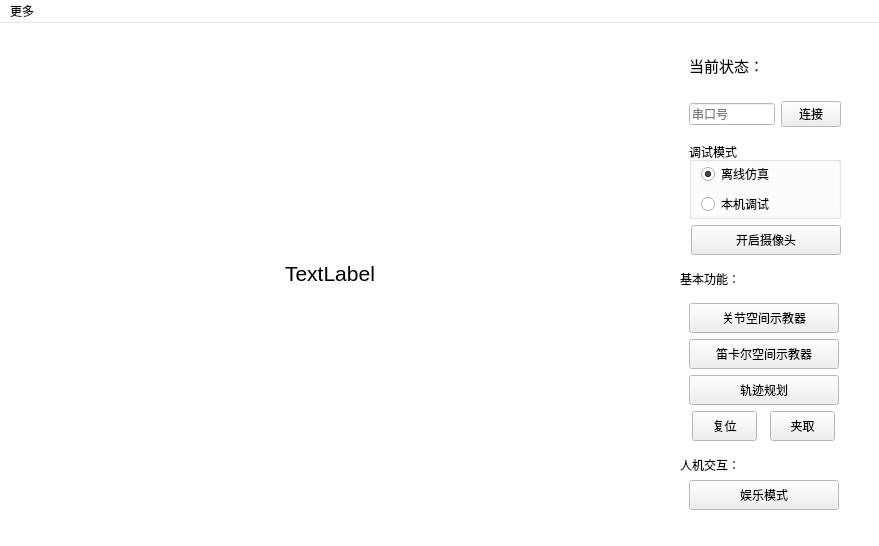
<?xml version="1.0" encoding="UTF-8"?>
<ui version="4.0">
 <class>Robot_form</class>
 <widget class="QMainWindow" name="Robot_form">
  <property name="geometry">
   <rect>
    <x>0</x>
    <y>0</y>
    <width>879</width>
    <height>546</height>
   </rect>
  </property>
  <property name="sizePolicy">
   <sizepolicy hsizetype="Fixed" vsizetype="Fixed">
    <horstretch>0</horstretch>
    <verstretch>0</verstretch>
   </sizepolicy>
  </property>
  <property name="minimumSize">
   <size>
    <width>879</width>
    <height>546</height>
   </size>
  </property>
  <property name="maximumSize">
   <size>
    <width>879</width>
    <height>546</height>
   </size>
  </property>
  <property name="palette">
   <palette>
    <active>
     <colorrole role="Base">
      <brush brushstyle="SolidPattern">
       <color alpha="255">
        <red>255</red>
        <green>255</green>
        <blue>255</blue>
       </color>
      </brush>
     </colorrole>
     <colorrole role="Window">
      <brush brushstyle="SolidPattern">
       <color alpha="255">
        <red>255</red>
        <green>255</green>
        <blue>255</blue>
       </color>
      </brush>
     </colorrole>
     <colorrole role="Highlight">
      <brush brushstyle="SolidPattern">
       <color alpha="255">
        <red>0</red>
        <green>120</green>
        <blue>215</blue>
       </color>
      </brush>
     </colorrole>
    </active>
    <inactive>
     <colorrole role="Base">
      <brush brushstyle="SolidPattern">
       <color alpha="255">
        <red>255</red>
        <green>255</green>
        <blue>255</blue>
       </color>
      </brush>
     </colorrole>
     <colorrole role="Window">
      <brush brushstyle="SolidPattern">
       <color alpha="255">
        <red>255</red>
        <green>255</green>
        <blue>255</blue>
       </color>
      </brush>
     </colorrole>
     <colorrole role="Highlight">
      <brush brushstyle="SolidPattern">
       <color alpha="255">
        <red>247</red>
        <green>247</green>
        <blue>247</blue>
       </color>
      </brush>
     </colorrole>
    </inactive>
    <disabled>
     <colorrole role="Base">
      <brush brushstyle="SolidPattern">
       <color alpha="255">
        <red>255</red>
        <green>255</green>
        <blue>255</blue>
       </color>
      </brush>
     </colorrole>
     <colorrole role="Window">
      <brush brushstyle="SolidPattern">
       <color alpha="255">
        <red>255</red>
        <green>255</green>
        <blue>255</blue>
       </color>
      </brush>
     </colorrole>
     <colorrole role="Highlight">
      <brush brushstyle="SolidPattern">
       <color alpha="255">
        <red>0</red>
        <green>120</green>
        <blue>215</blue>
       </color>
      </brush>
     </colorrole>
    </disabled>
   </palette>
  </property>
  <property name="windowTitle">
   <string>机器人操作平台</string>
  </property>
  <widget class="QWidget" name="centralwidget">
   <widget class="QLabel" name="img_sheet_big">
    <property name="geometry">
     <rect>
      <x>10</x>
      <y>10</y>
      <width>640</width>
      <height>480</height>
     </rect>
    </property>
    <property name="minimumSize">
     <size>
      <width>640</width>
      <height>480</height>
     </size>
    </property>
    <property name="maximumSize">
     <size>
      <width>640</width>
      <height>480</height>
     </size>
    </property>
    <property name="font">
     <font>
      <family>Arial</family>
      <pointsize>16</pointsize>
      <stylestrategy>PreferAntialias</stylestrategy>
     </font>
    </property>
    <property name="frameShadow">
     <enum>QFrame::Plain</enum>
    </property>
    <property name="lineWidth">
     <number>1</number>
    </property>
    <property name="text">
     <string>TextLabel</string>
    </property>
    <property name="alignment">
     <set>Qt::AlignCenter</set>
    </property>
   </widget>
   <widget class="QWidget" name="widget_8" native="true">
    <property name="geometry">
     <rect>
      <x>680</x>
      <y>20</y>
      <width>191</width>
      <height>476</height>
     </rect>
    </property>
    <layout class="QVBoxLayout" name="verticalLayout_7">
     <item>
      <widget class="QWidget" name="widget_4" native="true">
       <property name="minimumSize">
        <size>
         <width>170</width>
         <height>0</height>
        </size>
       </property>
       <property name="maximumSize">
        <size>
         <width>170</width>
         <height>16777215</height>
        </size>
       </property>
       <property name="font">
        <font>
         <family>Arial</family>
        </font>
       </property>
       <layout class="QVBoxLayout" name="verticalLayout_3">
        <property name="leftMargin">
         <number>0</number>
        </property>
        <property name="topMargin">
         <number>0</number>
        </property>
        <property name="rightMargin">
         <number>0</number>
        </property>
        <property name="bottomMargin">
         <number>0</number>
        </property>
        <item>
         <widget class="QWidget" name="widget_2" native="true">
          <property name="font">
           <font>
            <family>Arial</family>
           </font>
          </property>
          <layout class="QVBoxLayout" name="verticalLayout">
           <property name="leftMargin">
            <number>0</number>
           </property>
           <property name="topMargin">
            <number>0</number>
           </property>
           <property name="rightMargin">
            <number>0</number>
           </property>
           <property name="bottomMargin">
            <number>0</number>
           </property>
           <item>
            <widget class="QWidget" name="widget_3" native="true">
             <property name="font">
              <font>
               <family>Arial</family>
              </font>
             </property>
             <layout class="QHBoxLayout" name="horizontalLayout_2">
              <property name="topMargin">
               <number>0</number>
              </property>
              <property name="bottomMargin">
               <number>0</number>
              </property>
              <item>
               <widget class="QLabel" name="label">
                <property name="font">
                 <font>
                  <family>Arial</family>
                  <pointsize>11</pointsize>
                 </font>
                </property>
                <property name="text">
                 <string>当前状态：</string>
                </property>
               </widget>
              </item>
              <item>
               <widget class="QLabel" name="state_ico">
                <property name="font">
                 <font>
                  <family>Arial</family>
                 </font>
                </property>
                <property name="text">
                 <string/>
                </property>
               </widget>
              </item>
             </layout>
            </widget>
           </item>
           <item>
            <widget class="QWidget" name="widget" native="true">
             <property name="font">
              <font>
               <family>Arial</family>
              </font>
             </property>
             <layout class="QHBoxLayout" name="horizontalLayout">
              <property name="topMargin">
               <number>0</number>
              </property>
              <property name="bottomMargin">
               <number>0</number>
              </property>
              <item>
               <widget class="QLineEdit" name="COM_edit">
                <property name="font">
                 <font>
                  <family>Arial</family>
                 </font>
                </property>
                <property name="text">
                 <string/>
                </property>
                <property name="placeholderText">
                 <string>串口号</string>
                </property>
               </widget>
              </item>
              <item>
               <widget class="QPushButton" name="conn_butt">
                <property name="maximumSize">
                 <size>
                  <width>60</width>
                  <height>16777215</height>
                 </size>
                </property>
                <property name="font">
                 <font>
                  <family>Arial</family>
                 </font>
                </property>
                <property name="text">
                 <string>连接</string>
                </property>
                <property name="shortcut">
                 <string>Return</string>
                </property>
               </widget>
              </item>
             </layout>
            </widget>
           </item>
          </layout>
         </widget>
        </item>
       </layout>
      </widget>
     </item>
     <item>
      <widget class="QWidget" name="widget_10" native="true">
       <property name="sizePolicy">
        <sizepolicy hsizetype="Fixed" vsizetype="Fixed">
         <horstretch>0</horstretch>
         <verstretch>0</verstretch>
        </sizepolicy>
       </property>
       <property name="minimumSize">
        <size>
         <width>170</width>
         <height>0</height>
        </size>
       </property>
       <property name="maximumSize">
        <size>
         <width>170</width>
         <height>16777215</height>
        </size>
       </property>
       <layout class="QVBoxLayout" name="verticalLayout_9">
        <property name="topMargin">
         <number>0</number>
        </property>
        <property name="bottomMargin">
         <number>0</number>
        </property>
        <item>
         <widget class="QGroupBox" name="groupBox">
          <property name="font">
           <font>
            <family>Arial</family>
           </font>
          </property>
          <property name="title">
           <string>调试模式</string>
          </property>
          <layout class="QVBoxLayout" name="verticalLayout_2">
           <property name="topMargin">
            <number>0</number>
           </property>
           <property name="bottomMargin">
            <number>0</number>
           </property>
           <item>
            <widget class="QRadioButton" name="offline_rad">
             <property name="font">
              <font>
               <family>Arial</family>
              </font>
             </property>
             <property name="text">
              <string>离线仿真</string>
             </property>
             <property name="checked">
              <bool>true</bool>
             </property>
            </widget>
           </item>
           <item>
            <widget class="QRadioButton" name="online_rad">
             <property name="font">
              <font>
               <family>Arial</family>
              </font>
             </property>
             <property name="text">
              <string>本机调试</string>
             </property>
            </widget>
           </item>
          </layout>
         </widget>
        </item>
       </layout>
      </widget>
     </item>
     <item>
      <widget class="QWidget" name="widget_9" native="true">
       <property name="sizePolicy">
        <sizepolicy hsizetype="Fixed" vsizetype="Fixed">
         <horstretch>0</horstretch>
         <verstretch>0</verstretch>
        </sizepolicy>
       </property>
       <property name="minimumSize">
        <size>
         <width>170</width>
         <height>0</height>
        </size>
       </property>
       <property name="maximumSize">
        <size>
         <width>170</width>
         <height>16777215</height>
        </size>
       </property>
       <layout class="QVBoxLayout" name="verticalLayout_8">
        <property name="leftMargin">
         <number>11</number>
        </property>
        <property name="topMargin">
         <number>0</number>
        </property>
        <property name="rightMargin">
         <number>11</number>
        </property>
        <property name="bottomMargin">
         <number>0</number>
        </property>
        <item>
         <widget class="QPushButton" name="cap_state_butt">
          <property name="minimumSize">
           <size>
            <width>150</width>
            <height>30</height>
           </size>
          </property>
          <property name="maximumSize">
           <size>
            <width>150</width>
            <height>30</height>
           </size>
          </property>
          <property name="font">
           <font>
            <family>Arial</family>
           </font>
          </property>
          <property name="text">
           <string>开启摄像头</string>
          </property>
         </widget>
        </item>
       </layout>
      </widget>
     </item>
     <item>
      <widget class="QWidget" name="widget_7" native="true">
       <property name="sizePolicy">
        <sizepolicy hsizetype="Fixed" vsizetype="Fixed">
         <horstretch>0</horstretch>
         <verstretch>0</verstretch>
        </sizepolicy>
       </property>
       <property name="minimumSize">
        <size>
         <width>170</width>
         <height>0</height>
        </size>
       </property>
       <property name="maximumSize">
        <size>
         <width>170</width>
         <height>16777215</height>
        </size>
       </property>
       <layout class="QVBoxLayout" name="verticalLayout_6">
        <property name="leftMargin">
         <number>0</number>
        </property>
        <property name="rightMargin">
         <number>0</number>
        </property>
        <item>
         <widget class="QLabel" name="label_2">
          <property name="font">
           <font>
            <family>Arial</family>
            <pointsize>9</pointsize>
           </font>
          </property>
          <property name="text">
           <string>基本功能：</string>
          </property>
         </widget>
        </item>
        <item>
         <widget class="QWidget" name="widget_5" native="true">
          <layout class="QVBoxLayout" name="verticalLayout_4">
           <item>
            <widget class="QPushButton" name="par_butt">
             <property name="sizePolicy">
              <sizepolicy hsizetype="Fixed" vsizetype="Fixed">
               <horstretch>0</horstretch>
               <verstretch>0</verstretch>
              </sizepolicy>
             </property>
             <property name="minimumSize">
              <size>
               <width>150</width>
               <height>30</height>
              </size>
             </property>
             <property name="maximumSize">
              <size>
               <width>150</width>
               <height>30</height>
              </size>
             </property>
             <property name="font">
              <font>
               <family>Arial</family>
               <pointsize>9</pointsize>
              </font>
             </property>
             <property name="text">
              <string>关节空间示教器</string>
             </property>
            </widget>
           </item>
           <item>
            <widget class="QPushButton" name="car_butt">
             <property name="minimumSize">
              <size>
               <width>150</width>
               <height>30</height>
              </size>
             </property>
             <property name="maximumSize">
              <size>
               <width>150</width>
               <height>30</height>
              </size>
             </property>
             <property name="font">
              <font>
               <family>Arial</family>
               <pointsize>9</pointsize>
              </font>
             </property>
             <property name="text">
              <string>笛卡尔空间示教器</string>
             </property>
            </widget>
           </item>
           <item>
            <widget class="QPushButton" name="guiji_butt">
             <property name="minimumSize">
              <size>
               <width>150</width>
               <height>30</height>
              </size>
             </property>
             <property name="maximumSize">
              <size>
               <width>150</width>
               <height>30</height>
              </size>
             </property>
             <property name="font">
              <font>
               <family>Arial</family>
               <pointsize>9</pointsize>
              </font>
             </property>
             <property name="text">
              <string>轨迹规划</string>
             </property>
            </widget>
           </item>
           <item>
            <widget class="QWidget" name="widget_11" native="true">
             <property name="minimumSize">
              <size>
               <width>150</width>
               <height>30</height>
              </size>
             </property>
             <property name="maximumSize">
              <size>
               <width>150</width>
               <height>30</height>
              </size>
             </property>
             <layout class="QHBoxLayout" name="horizontalLayout_3">
              <property name="spacing">
               <number>10</number>
              </property>
              <property name="leftMargin">
               <number>0</number>
              </property>
              <property name="topMargin">
               <number>0</number>
              </property>
              <property name="rightMargin">
               <number>0</number>
              </property>
              <property name="bottomMargin">
               <number>0</number>
              </property>
              <item>
               <widget class="QPushButton" name="reset_butt">
                <property name="minimumSize">
                 <size>
                  <width>65</width>
                  <height>30</height>
                 </size>
                </property>
                <property name="maximumSize">
                 <size>
                  <width>65</width>
                  <height>30</height>
                 </size>
                </property>
                <property name="font">
                 <font>
                  <family>Arial</family>
                  <pointsize>9</pointsize>
                 </font>
                </property>
                <property name="text">
                 <string>复位</string>
                </property>
               </widget>
              </item>
              <item>
               <widget class="QPushButton" name="hook_butt">
                <property name="minimumSize">
                 <size>
                  <width>65</width>
                  <height>30</height>
                 </size>
                </property>
                <property name="maximumSize">
                 <size>
                  <width>65</width>
                  <height>30</height>
                 </size>
                </property>
                <property name="font">
                 <font>
                  <family>Arial</family>
                  <pointsize>9</pointsize>
                 </font>
                </property>
                <property name="text">
                 <string>夹取</string>
                </property>
               </widget>
              </item>
             </layout>
            </widget>
           </item>
          </layout>
         </widget>
        </item>
        <item>
         <widget class="QLabel" name="label_3">
          <property name="font">
           <font>
            <family>Arial</family>
            <pointsize>9</pointsize>
           </font>
          </property>
          <property name="text">
           <string>人机交互：</string>
          </property>
         </widget>
        </item>
        <item>
         <widget class="QWidget" name="widget_6" native="true">
          <layout class="QVBoxLayout" name="verticalLayout_5">
           <property name="topMargin">
            <number>0</number>
           </property>
           <property name="bottomMargin">
            <number>0</number>
           </property>
           <item>
            <widget class="QPushButton" name="fun_butt">
             <property name="minimumSize">
              <size>
               <width>150</width>
               <height>30</height>
              </size>
             </property>
             <property name="maximumSize">
              <size>
               <width>150</width>
               <height>30</height>
              </size>
             </property>
             <property name="font">
              <font>
               <family>Arial</family>
               <pointsize>9</pointsize>
              </font>
             </property>
             <property name="text">
              <string>娱乐模式</string>
             </property>
            </widget>
           </item>
          </layout>
         </widget>
        </item>
       </layout>
      </widget>
     </item>
    </layout>
   </widget>
  </widget>
  <widget class="QMenuBar" name="menubar">
   <property name="geometry">
    <rect>
     <x>0</x>
     <y>0</y>
     <width>879</width>
     <height>25</height>
    </rect>
   </property>
   <widget class="QMenu" name="menu_2">
    <property name="title">
     <string>更多</string>
    </property>
    <addaction name="actionhelp"/>
    <addaction name="separator"/>
    <addaction name="actionabout_us"/>
    <addaction name="separator"/>
    <addaction name="actionversion"/>
   </widget>
   <addaction name="menu_2"/>
  </widget>
  <action name="actionpar_run">
   <property name="text">
    <string>关节空间示教器</string>
   </property>
  </action>
  <action name="actionCar_run">
   <property name="text">
    <string>笛卡尔空间示教器</string>
   </property>
  </action>
  <action name="actionhelp">
   <property name="text">
    <string>帮助</string>
   </property>
  </action>
  <action name="actionabout_us">
   <property name="text">
    <string>关于我们</string>
   </property>
  </action>
  <action name="actionversion">
   <property name="text">
    <string>版本</string>
   </property>
  </action>
  <action name="actionpath_arrange">
   <property name="text">
    <string>轨迹规划</string>
   </property>
  </action>
 </widget>
 <resources/>
 <connections/>
</ui>
